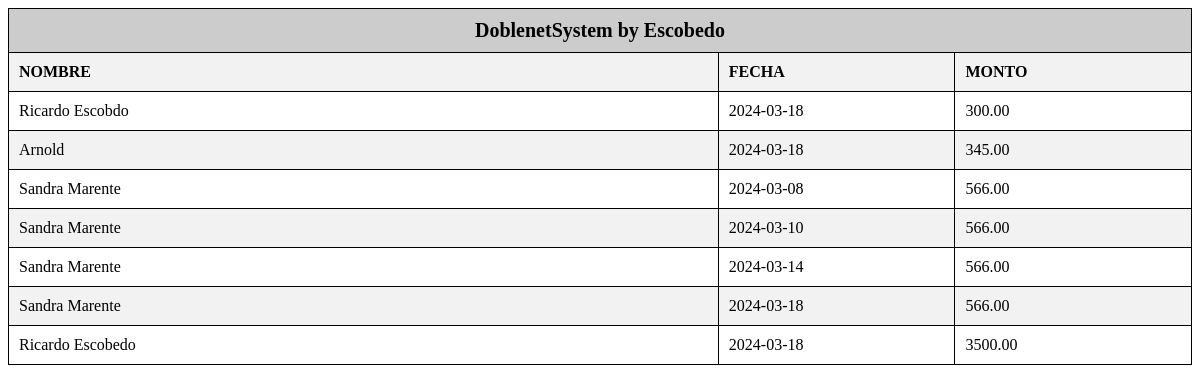
The page /homePage/buscar_pago.php on the database its author committed.
### tables this page shows
CREATE TABLE `pagos` (
  `id_pago` int NOT NULL AUTO_INCREMENT,
  `nombre` varchar(255) NOT NULL,
  `fecha` varchar(20) NOT NULL,
  `monto` decimal(10,2) NOT NULL,
  PRIMARY KEY (`id_pago`)
);

### homePage/buscar_pago.php (the view, shortened to what this page needs)
<?php
$servername = "localhost";
$username = "dni";
$password = "MinuzaFea265/";
$dbname = "doblenet";
$conn = new mysqli($servername, $username, $password, $dbname);
$query = "SELECT * FROM pagos WHERE 1=1";
$result = $conn->query($query);
if ($result !== false) {
    echo '<table>';
    echo '<tr><th colspan="3" style="background-color: #ccc; font-size: 20px; text-align: center;">DoblenetSystem by Escobedo</th></tr>';
    echo '<tr><th style="width: 60%;">NOMBRE</th><th style="width: 20%;">FECHA</th><th style="width: 20%;">MONTO</th></tr>';
    if ($result->num_rows > 0) {
        while ($row = $result->fetch_assoc()) {
            echo '<tr>';
            echo '<td>' . $row["nombre"] . '</td>';
            echo '<td>' . $row["fecha"] . '</td>';
            echo '<td>' . $row["monto"] . '</td>';
            echo '</tr>';
        }
    } else {
        echo '<tr><td colspan="3" style="text-align: center;">No se encontraron resultados.</td></tr>';
    }
    echo '</table>';
} else {
    echo "Error en la consulta SQL.";
}
?>

### homePage/buscar_pago.php (style rules this page uses)
table { width: 100%; border-collapse: collapse; }
th, td { padding: 10px; border: 1px solid #000; text-align: left; }
th { background-color: #f2f2f2; }
tr:nth-child(even) { background-color: #f2f2f2; }

### rows shown on the page
pagos: nombre "Ricardo Escobdo", fecha "2024-03-18", monto "300.00"
pagos: nombre "Arnold", fecha "2024-03-18", monto "345.00"
pagos: nombre "Sandra Marente", fecha "2024-03-08", monto "566.00"
pagos: nombre "Sandra Marente", fecha "2024-03-10", monto "566.00"
pagos: nombre "Sandra Marente", fecha "2024-03-14", monto "566.00"
pagos: nombre "Sandra Marente", fecha "2024-03-18", monto "566.00"
pagos: nombre "Ricardo Escobedo", fecha "2024-03-18", monto "3500.00"
